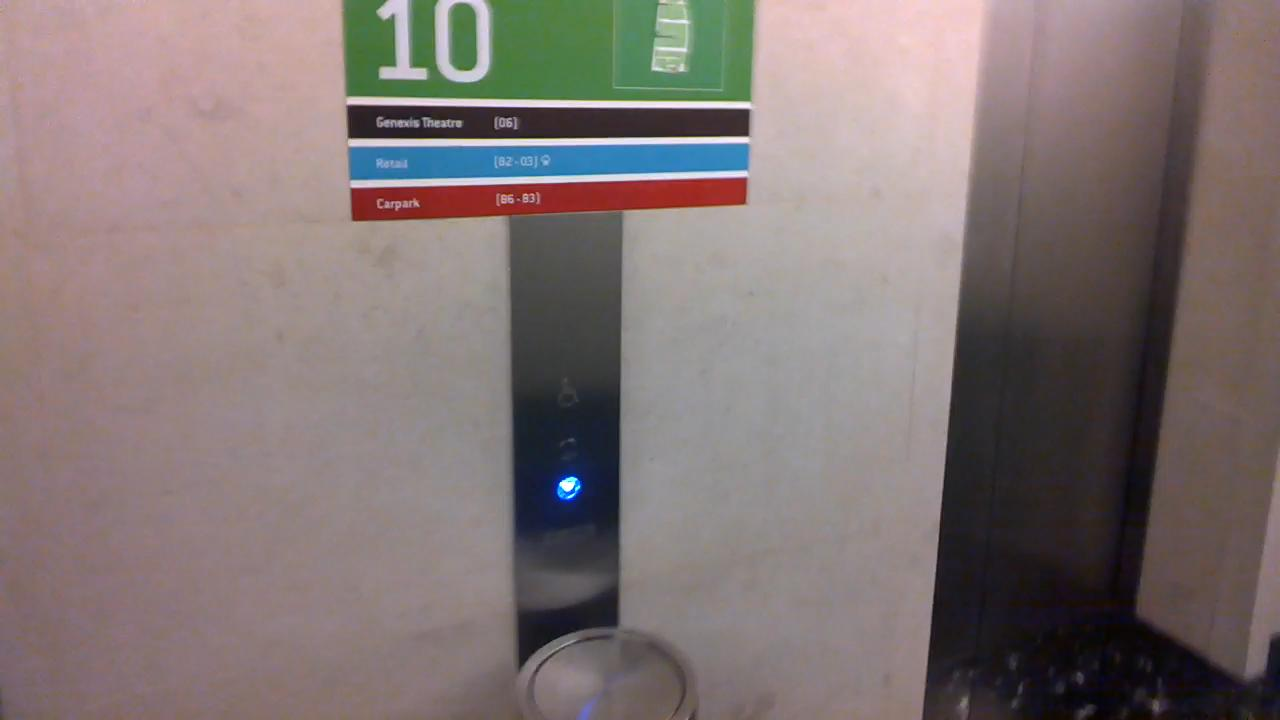
#> input picture EAST/training_samples/img_1 (10th copy).jpg, 1280 x 720 px
$ python -i image_processing_util.py   (imports and definitions only)   (older library calls are emulated)
#> lines starting #> are read from the running program, lines starting #| are printed output that depends on the picture; after the words box and inside, x2 and y2 are one past the last pixel; in counts of white or black regions, pixels touching at a corner belong together
import statistics
import time

import cv2, math
import numpy as np
import math
from skimage.feature import canny
from skimage.transform import hough_line, hough_line_peaks
import statistics
from .rotation import get_rotation_matrix, get_rotated_img

import time


# [568 lines left out: functions runtime, auto_contrast, skew_detect, skew_detect2, Rotation_img, restore_point and 2 more, not called in this run]


def norm(img, k_size=9):
    math_kernel = cv2.getStructuringElement(cv2.MORPH_RECT, (k_size, k_size))
    math_close = cv2.morphologyEx(img, cv2.MORPH_CLOSE, math_kernel)
    math_div = img / math_close
    math_res = np.zeros(math_div.shape)
    cv2.normalize(math_div, math_res, 0, 255, cv2.NORM_MINMAX)
    return math_res.astype(np.uint8)


def ch_finder(img, h=float(2000.0), AVG_RATIO=0.8):
    ''' 이미지 글자 찾기 수정 버전. 최종 아님.
    '''
    h, w = img.shape
    flag = False
    if np.min(img.shape) > 3000:
        img = cv2.pyrDown(img)
        flag = True

    kernel = cv2.getStructuringElement(cv2.MORPH_RECT, (33, 1))
    img_ = cv2.morphologyEx(img, cv2.MORPH_CLOSE, kernel)
    img = 255 - cv2.absdiff(img, img_)

    kernel = cv2.getStructuringElement(cv2.MORPH_RECT, (1, 33))
    img_ = cv2.morphologyEx(img, cv2.MORPH_CLOSE, kernel)
    img = 255 - cv2.absdiff(img, img_)

    img = cv2.GaussianBlur(img, (3, 3), 1)
    img = norm(img, k_size=21)
    img = cv2.threshold(img, 0, 255, cv2.THRESH_BINARY | cv2.THRESH_OTSU)[1]

    kernel = cv2.getStructuringElement(cv2.MORPH_RECT, (13, 6))
    img_ = cv2.morphologyEx(img, cv2.MORPH_ERODE, kernel)

    w_list = []
    _, contours, _ = cv2.findContours(255 - img_, cv2.RETR_EXTERNAL, cv2.CHAIN_APPROX_SIMPLE)
    img_ = cv2.cvtColor(img_, cv2.COLOR_GRAY2RGB)
    for cc in contours:
        #         if cc.shape[0] < 100 : continue
        approxCurve = cv2.approxPolyDP(cc, 3, True)
        bx, by, bw, bh = cv2.boundingRect(approxCurve)
        if bw > bh:
            w_list.append(bh)
    #     return img_
    w_list.sort()
    sum_v = 0
    cnt = 0
    for i in range(int(len(w_list) * (1 - AVG_RATIO)), int(len(w_list) * AVG_RATIO)):
        sum_v += w_list[i]
        cnt += 1
    if cnt == 0:
        del img
        return 1

    avg_character_height = int(sum_v / cnt)
    median = statistics.median(w_list)
    if flag == True: median = median * 2
    return int(median)


# [44 lines left out: function remove_high_freq, not called in this run]

>>> import cv2
>>> picture = cv2.imread('../../../EAST/training_samples/img_1 (10th copy).jpg', cv2.IMREAD_GRAYSCALE)
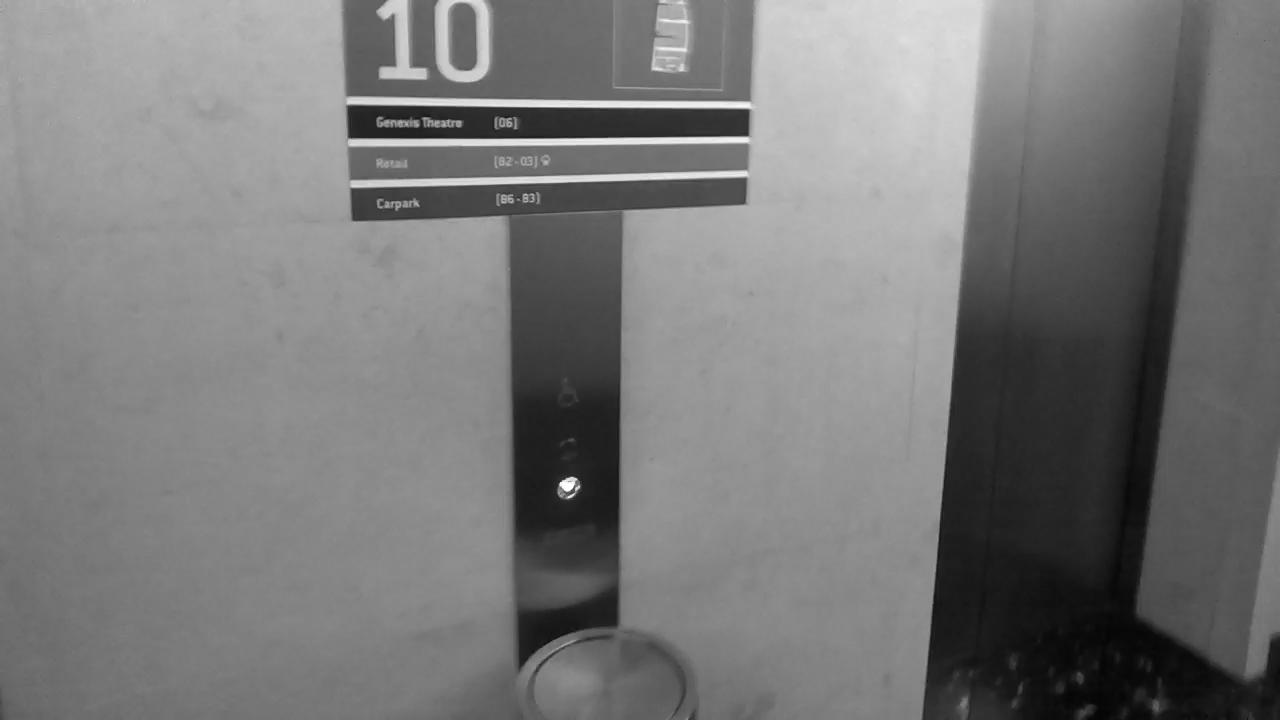
#> picture: shape (720, 1280); min 4, max 255, mean 120.3
>>> result = ch_finder(picture)
#> in ch_finder, `img = 255 - cv2.absdiff(img, img_)`:
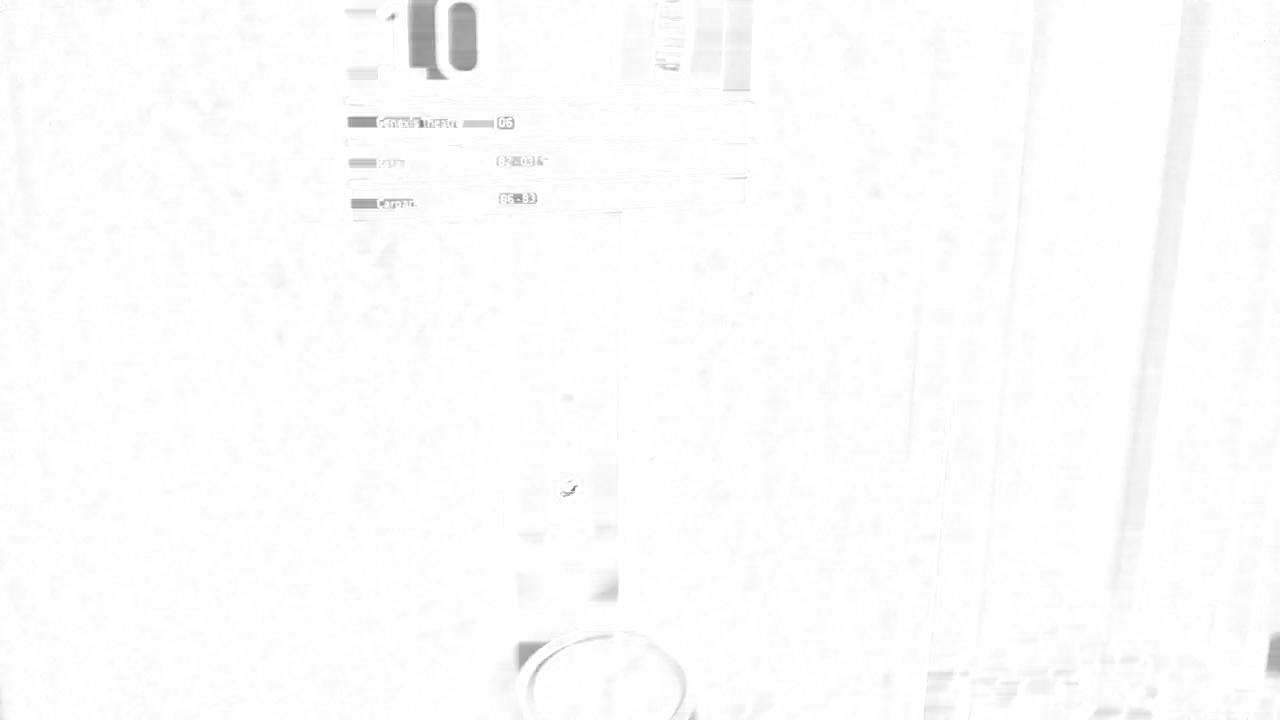
#> img: shape (720, 1280); min 102, max 255, mean 252.9
#> in ch_finder, `img = cv2.threshold(img, 0, 255, cv2.THRESH_BINARY | cv2.THRESH_OTSU)[1]`:
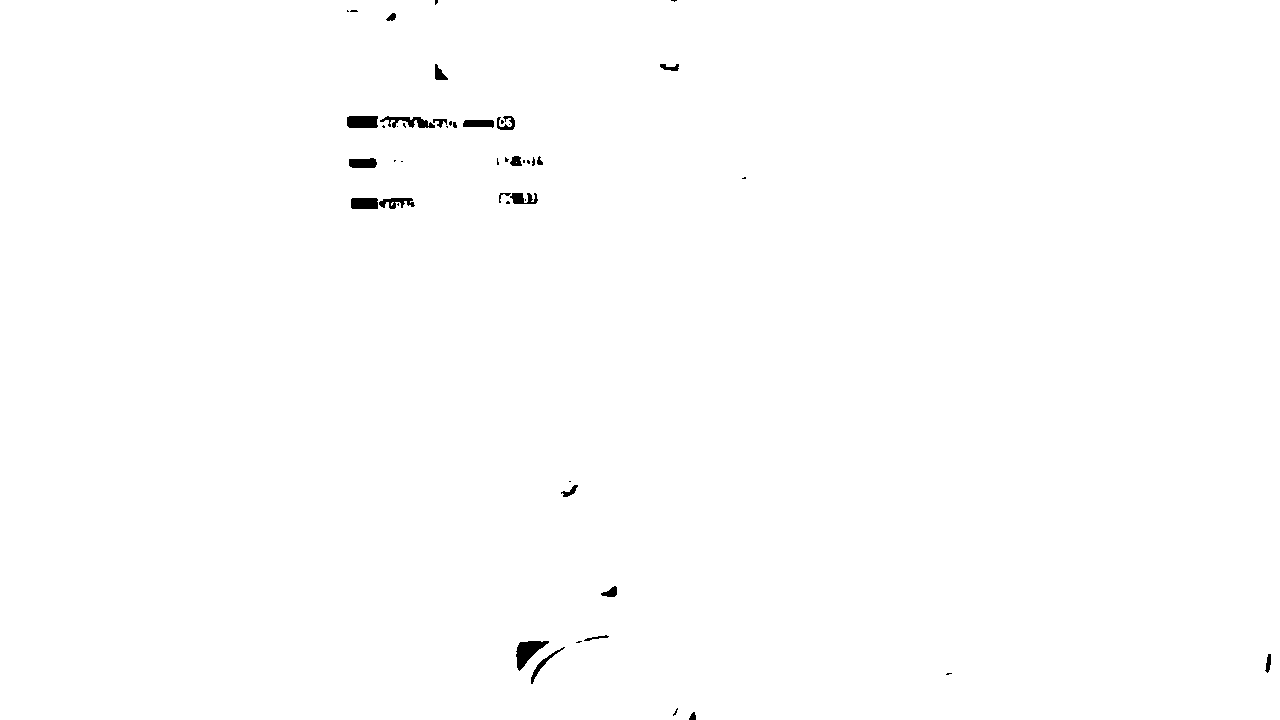
#> img: shape (720, 1280); 99.6% white; 49 black regions (26 under 20 px), largest, box (x1, y1, x2, y2) and area: (516, 641, 549, 671) 475, (347, 116, 378, 128) 360, (380, 116, 435, 128) 318
#> in ch_finder, `img_ = cv2.morphologyEx(img, cv2.MORPH_ERODE, kernel)`:
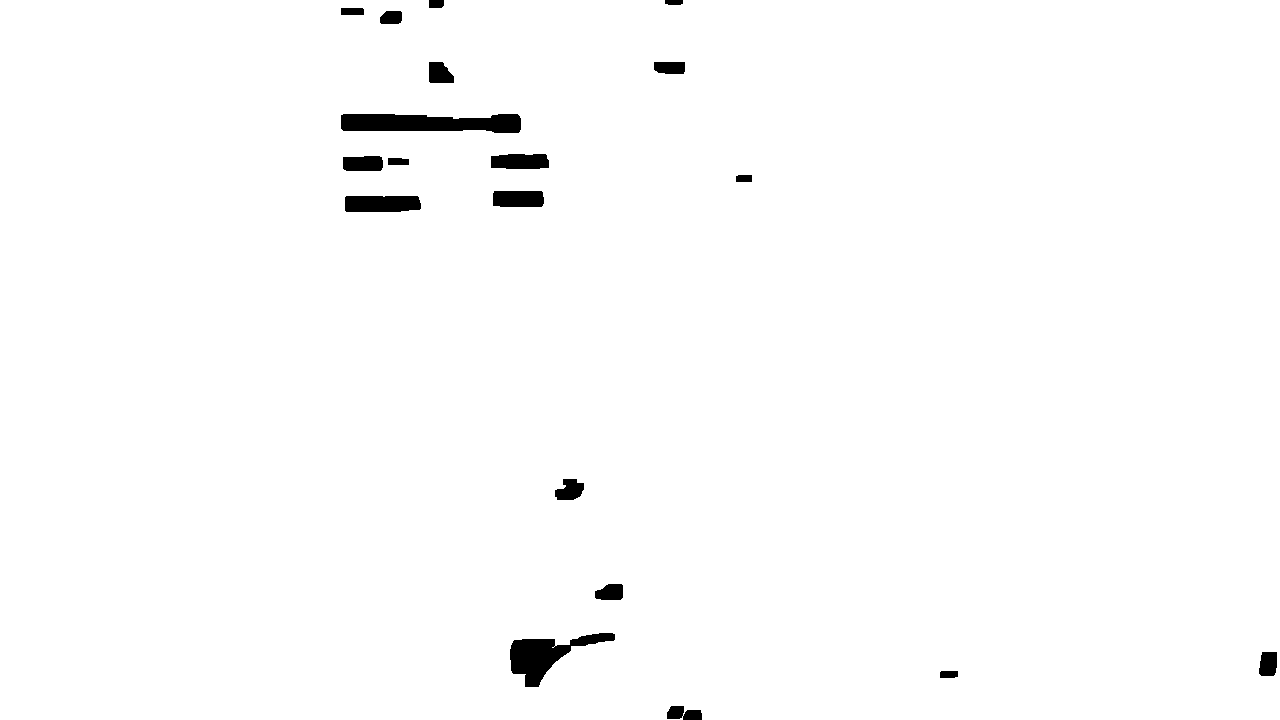
#> img_: shape (720, 1280); 98.7% white; 19 black regions
#> in ch_finder, `_, contours, _ = cv2.findContours(255 - img_, cv2.RETR_EXTERNAL, cv2.C..`: contours = 19 contours; largest, box (x1, y1, x2, y2) and area: (341, 114, 521, 133) 2606, (510, 633, 615, 687) 2111, (345, 196, 421, 212) 1080, (493, 191, 544, 207) 733, (491, 154, 549, 169) 732
#> in ch_finder, `img_ = cv2.cvtColor(img_, cv2.COLOR_GRAY2RGB)`: img_: shape (720, 1280, 3); 98.7% white; 19 black regions, largest, box (x1, y1, x2, y2) and area: (341, 114, 521, 133) 2801, (510, 633, 615, 687) 2246, (345, 196, 421, 212) 1167
#> the loop in ch_finder, `for cc in contours:` made 19 passes
#> (approxCurve, bx, by, bw, bh) on passes 2, 3, 7, 8, 9, 10, 12, 14, 15: ([[940, 672], [940, 677], [957, 676], [957, 671]], 940, 671, 18, 7), ([[1262, 652], [1259, 673], [1273, 675], [1276, 652]], 1259, 652, 18, 24), ([[345, 197], [346, 211], [420, 208], [417, 196]], 345, 196, 76, 16), ([[493, 193], [493, 205], [543, 203], [541, 191]], 493, 191, 51, 15), ([[736, 176], [736, 181], [751, 181], [751, 175]], 736, 175, 16, 7), ([[388, 158], [388, 164], [408, 164], [408, 159]], 388, 158, 21, 7), ([[491, 156], [491, 167], [548, 167], [545, 154]], 491, 154, 58, 14), ([[654, 62], [658, 72], [684, 71], [684, 62]], 654, 62, 31, 11), ([[429, 62], [430, 82], [453, 82], [442, 62]], 429, 62, 25, 21)
#> (bx, by, bw, bh) on passes 1, 4, 5, 6, 11, 13: (667, 706, 35, 14), (510, 634, 105, 53), (595, 584, 28, 15), (555, 479, 29, 21), (343, 156, 40, 15), (341, 114, 180, 17)
#> after the loop in ch_finder, `for cc in contours:`: w_list = [14, 7, 53, 15, 21, 16, 15, 7, 7, 15, 14, 17, 11, 21, 13, 7, 5, 8]
#> the loop in ch_finder, `for i in range(int(len(w_list) * (1 - AVG_RATIO)), int(len(w_list) * A..` made 11 passes
#> sum_v on passes 1 to 11: 7, 14, 22, 33, 46, 60, 74, 89, 104, 119, 135
#> after the loop in ch_finder, `for i in range(int(len(w_list) * (1 - AVG_RATIO)), int(len(w_list) * A..`: cnt = 11; sum_v = 135
#> in ch_finder, `avg_character_height = int(sum_v / cnt)`: avg_character_height = 12
#> in ch_finder, `median = statistics.median(w_list)`: median = 14
#> result = 14
